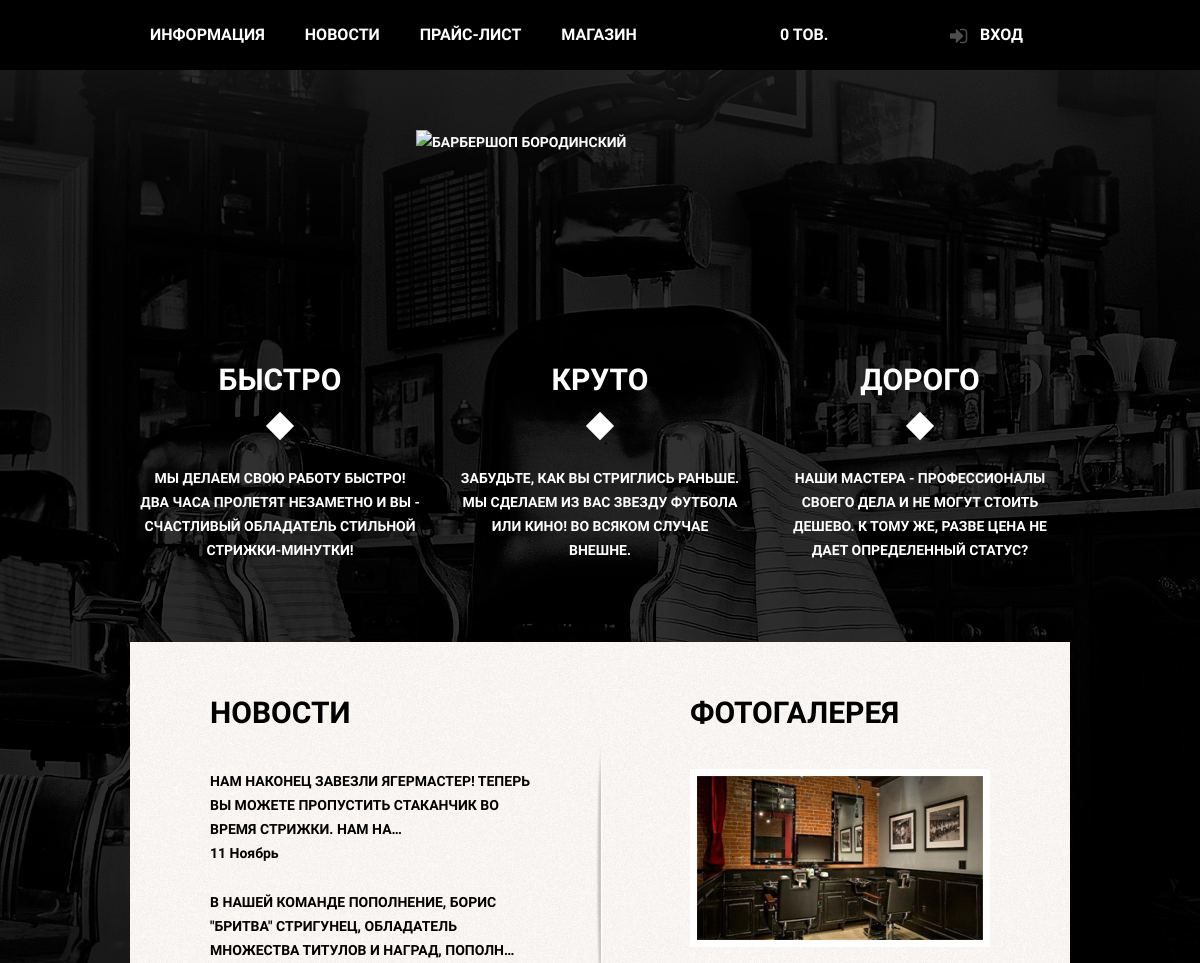
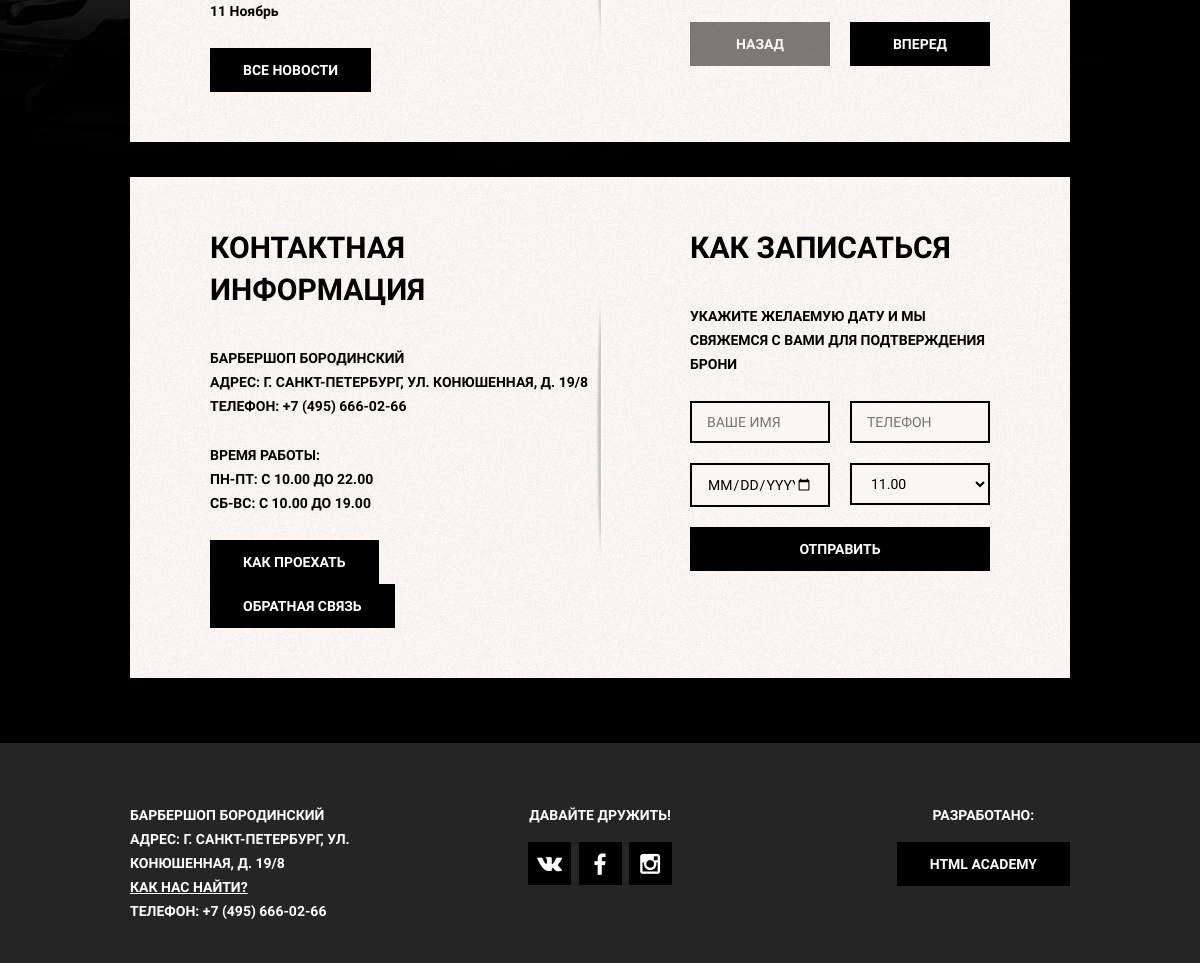
The page / on the database its author committed (2 pictures, top to bottom).
### barber_app/models.py (models this page shows, shortened)
class News(models.Model):
	title = models.CharField(max_length=250, db_index=True)
	slug = models.SlugField(max_length=250, unique=True)
	body = RichTextUploadingField(blank=True, null=True)
	date = models.DateField()
	class Meta:
		ordering = ['-date']

### barber_app/views.py (the view)
# urls.py: path('', main_page, name='main_page_url'),
def main_page(request):
	recordform = RecordForm()
	pasts_news = News.objects.all()[:2]
	content = {'pasts_news': pasts_news, 'recordform': recordform}
	return render(request, 'barber_app/index.html', content)

### barber_app/forms.py
class RecordForm(forms.ModelForm):
	class Meta:
		model = Record
		fields = ['name', 'phone', 'date', 'time', ]
		widgets = {
			'date': forms.DateInput(attrs={'type': 'date', 'placeholder': 'Дата'}),
			'time': forms.Select(attrs={'placeholder': 'Время'}),
			'name': forms.TextInput(attrs={'placeholder': 'Ваше имя'}),
			'phone': forms.TextInput(attrs={'type': 'tel', 'placeholder': 'Телефон'}),
		}
		labels = {
			'date': (''),
			'time': (''),
			'name': (''),
			'phone': (''),
			}

### barber_app/cart.py (called while the page is built)
	def __len__(self):
		return sum(item['quantity'] for item in self.cart.values())

### barber_app/context_processors.py (called while the page is built)
def cart(request):
	return {'cart': Cart(request)}

def loginform(request):
	return {'form': LoginForm}

### barber_app/templates/barber_app/index.html (shortened to what this page needs)
{% extends 'barber_app/barber_base.html' %}
{% load static %}
{% block content %}
    <div class="index-logo">
        <img src="{% static 'images/index-logo.png' %}" width="368" height="204" alt="Барбершоп Бородинский">
    </div>
    <section class="features clearfix">
        <div class="feature-item">
            <b class="feature-name">Быстро</b>
            <p>Мы делаем свою работу быстро! Два часа пролетят незаметно и вы -
                счастливый обладатель стильной стрижки-минутки!</p>
        </div>
        <div class="feature-item">
            <b class="feature-name">Круто</b>
            <p>Забудьте, как вы стриглись раньше. Мы сделаем из вас звезду
                футбола или кино! Во всяком случае внешне.</p>
        </div>
        <div class="feature-item">
            <b class="feature-name">Дорого</b>
            <p>Наши мастера - профессионалы своего дела и не могут стоить дешево. К
                тому же, разве цена не дает определенный статус?</p>
        </div>
    </section>
    <div class="index-content clearfix">
        <div class="index-content-left">
            <h2 class="index-content-title">Новости</h2>
            <ul class="news-preview">
				{% for news in pasts_news %}
                <li>
                    <p>{{ news.body|truncatechars:100|safe }}</p>
                    <time datetime=" {{news.date}} "> {{ news.date|date:"m F" }}</time>
                </li>
				{% endfor %}
            </ul>
            <a class="btn" href="{% url 'all_news_url' %}">Все новости</a>
        </div>
        <div class="index-content-right">
            <h2 class="index-content-title">Фотогалерея</h2>
            <div class="gallery">
                <figure class="gallery-content">
                    <img src="{% static 'images/photo-gallery1.jpg' %}" width="286"
                    height="164" alt="">
                </figure>
                <button class="btn btn-gallery-prev" disabled>Назад</button>
                <button class="btn btn-gallery-next">Вперед</button>
            </div>
        </div>
    </div>
    <div class="index-content clearfix">
        <div class="index-content-left">
            <h2 class="index-content-title">Контактная информация</h2>
            <p>
                Барбершоп Бородинский<br>
                Адрес: г. Санкт-Петербург, ул. Конюшенная, д. 19/8<br>
                Телефон: +7 (495) 666-02-66
            </p>
            <p>
                Время работы:<br>
                Пн-пт: с 10.00 до 22.00<br>
                Сб-вс: с 10.00 до 19.00
            </p>
            <a class="btn js-open-map" href="#">Как проехать</a>
            <a class="btn" href="#">Обратная связь</a>
        </div>
        <div class="index-content-right">
            <h2 class="index-content-title">Как записаться</h2>
            <p>Укажите желаемую дату и мы свяжемся с вами для подтверждения брони</p>
            <form class="appointment-form" action="{% url 'record' %}" method="POST">
                {{ recordform.name }}
				{{ recordform.phone }}
				{{ recordform.date }}
				{{ recordform.time }}
                <button class="btn" type="submit">Отправить</button>
            </form>
        </div>
    </div>
{% endblock %}

### barber_app/static/css/style.css (style rules this page uses)
html, body { margin: 0; padding: 0; }
body { min-width: 960px; font-weight: 700; font-size: 14px; line-height: 24px; font-family: "PT Sans Narrow", "Arial", sans-serif; color: #ffffff; text-transform: uppercase; background: #000000 url(../images/tint.png) no-repeat center top; }
img { max-width: 100%; height: auto; }
.clearfix::after { content: ""; display: table; clear: both; }
.index-logo { width: 368px; height: 204px; margin: 0 auto; margin-bottom: 25px; }
.index-logo img { width: 368px; height: 204px; }
.features { margin-bottom: 80px; }
.feature-item { float: left; width: 300px; margin-right: 20px; text-align: center; }
.feature-item:last-child { margin-right: 0; }
.feature-name { position: relative; display: block; margin-bottom: 30px; padding-bottom: 35px; font-size: 30px; line-height: 42px; }
.feature-name::after { content: ""; position: absolute; bottom: 0; left: 50%; display: block; width: 20px; height: 20px; margin-left: -10px; background: #ffffff; transform: rotate(45deg); }
.feature-item p { margin: 10px; margin-bottom: 0; }
.index-content { padding: 50px 80px; margin-bottom: 35px; background: url("../images/index-content-shadow.png") no-repeat center, #f8f5f5 url("../images/pattern-white.jpg"); color: #000000; }
.index-content-left { float: left; width: 380px; }
.index-content-right { float: right; width: 300px; }
.index-content-title { margin: 0; margin-bottom: 35px; font-size: 30px; line-height: 42px; }
.index-content p { margin: 0px; margin-bottom: 25px; }
.news-preview { margin: 0; padding: 0; padding-right: 50px; list-style: none; }
.news-preview li { margin-bottom: 25px; }
.news-preview p { margin-bottom: 0; }
.news-preview time { text-transform: none; font-weight: 400px; }
.btn { display: inline-block; padding: 10px 33px; margin-right: 16px; font-weight: 700; font-size: 14px; line-height: 24px; font-family: "PT Sans Narrow", "Arial", sans-serif; text-transform: uppercase; text-decoration: none; vertical-align: top; text-align: center; color: #ffffff; background-color: #000000; border: none; outline: none; cursor: pointer; }
.btn.disabled, .btn:disabled { cursor: default; opacity: 0.5; }
.gallery { position: relative; height: 260px; }
.gallery-content { height: 164px; margin: 0; background-color: #cccccc; border: 7px solid #ffffff; }
.gallery-content img { width: 286px; height: 164px; }
.gallery .btn { position: absolute; bottom: 0; width: 140px; margin: 0; }
.btn-gallery-prev { left: 0; }
.btn-gallery-next { right: 0; }
.appointment-form input { float: left; width: 106px; padding: 7px 15px; margin-right: 20px; margin-bottom: 20px; font-size: 14px; line-height: 24px; font-family: "PT Sans Narrow", "Arial", sans-serif; color: #000000; text-transform: uppercase; background-color: #f9f6f3; border: 2px solid #000000; outline: none; }
.appointment-form input:nth-child(2n) { margin-right: 0; }
.appointment-form .btn { clear: both; width: 100%; }
.appointment-form select { float: left; box-sizing: content-box; width: 106px; padding:10px 15px; margin-right: 0px; margin-bottom: 20px; font-size: 14px; line-height: 24px; font-family: "PT Sans Narrow", "Arial", sans-serif; color: #000000; text-transform: uppercase; background-color: #f9f6f3; border: 2px solid #000000; outline: none; }

### rows shown on the page
News: body "НАМ НАКОНЕЦ ЗАВЕЗЛИ ЯГЕРМАСТЕР! ТЕПЕРЬ ВЫ МОЖЕТЕ ПРОПУСТИТЬ СТАКАНЧИК ВО ВРЕМЯ СТРИЖКИ. НАМ НА…", date "11 Ноябрь"
News: body "В НАШЕЙ КОМАНДЕ ПОПОЛНЕНИЕ, БОРИС \"БРИТВА\" СТРИГУНЕЦ, ОБЛАДАТЕЛЬ МНОЖЕСТВА ТИТУЛОВ И НАГРАД, ПОПОЛН…", date "11 Ноябрь"
